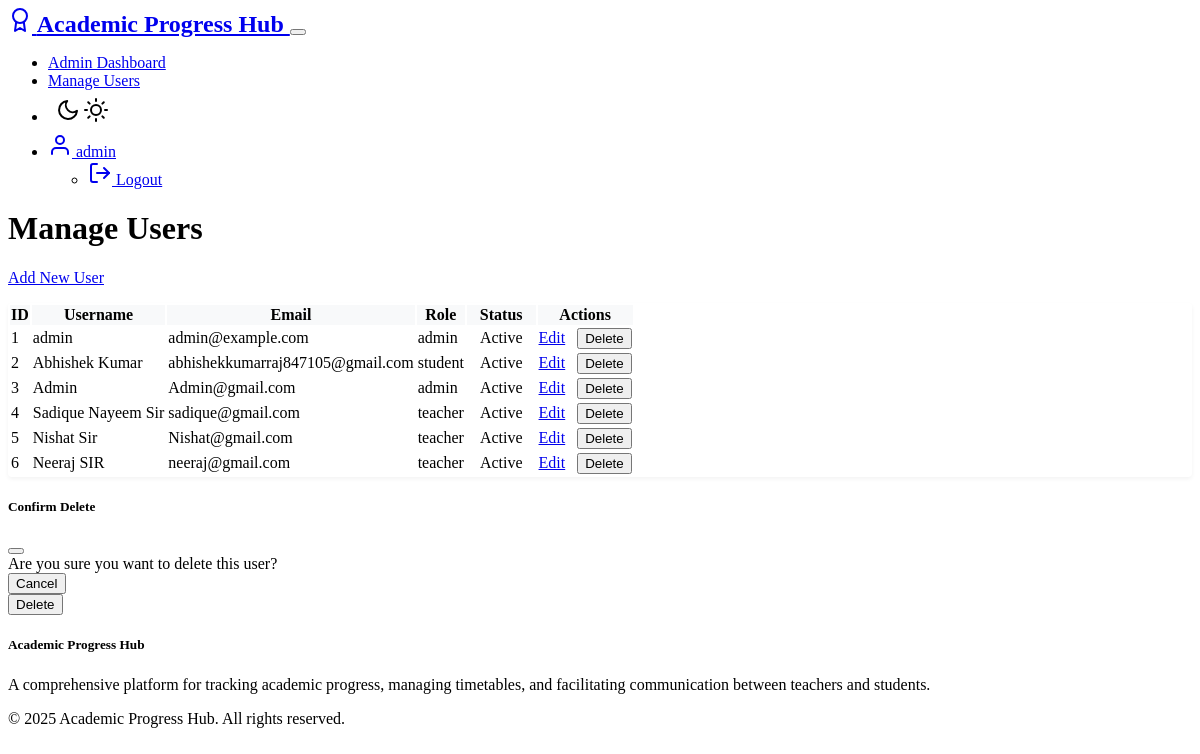
Page /admin/users (signed in) on the committed database.
### models.py (models this page shows, shortened)
class User(UserMixin, db.Model):
    __tablename__ = 'users'
    id = db.Column(db.Integer, primary_key=True)
    username = db.Column(db.String(64), unique=True, nullable=False)
    email = db.Column(db.String(120), unique=True, nullable=False)
    password_hash = db.Column(db.String(256), nullable=False)
    role = db.Column(db.String(10), nullable=False)  # 'admin', 'teacher' or 'student'
    created_at = db.Column(db.DateTime, default=datetime.utcnow)
    is_active = db.Column(db.Boolean, default=True)
    teacher_profile = db.relationship('Teacher', backref='user', uselist=False, cascade='all, delete-orphan')
    student_profile = db.relationship('Student', backref='user', uselist=False, cascade='all, delete-orphan')
    @property
    def is_admin(self):
        return self.role == 'admin'

### routes/admin_routes.py (the view)
    def decorated_function(*args, **kwargs):
        if not current_user.is_authenticated or not current_user.is_admin:
            flash('Access denied: Admin permissions required.', 'danger')
            return redirect(url_for('auth.login'))
        return f(*args, **kwargs)

### app.py (called while the page is built)
@login_manager.user_loader
def load_user(user_id):
    from models import User
    return User.query.get(int(user_id))

### routes/admin_routes.py (called while the page is built)
def admin_required(f):
    def decorated_function(*args, **kwargs):
        if not current_user.is_authenticated or not current_user.is_admin:
            flash('Access denied: Admin permissions required.', 'danger')
            return redirect(url_for('auth.login'))
        return f(*args, **kwargs)
    decorated_function.__name__ = f.__name__
    return login_required(decorated_function)

@admin.route('/users')
@admin_required
def manage_users():
    users = User.query.all()
    return render_template('admin/users.html', users=users)

### templates/admin/users.html (shortened to what this page needs)
{% extends "layout.html" %}
{% block content %}
<div class="container mt-4">
    <div class="d-flex justify-content-between align-items-center mb-4">
        <h1>Manage Users</h1>
        <a href="{{ url_for('admin.add_user') }}" class="btn btn-success">Add New User</a>
    </div>
    <div class="table-responsive">
        <table class="table table-striped">
            <thead>
                <tr>
                    <th>ID</th>
                    <th>Username</th>
                    <th>Email</th>
                    <th>Role</th>
                    <th>Status</th>
                    <th>Actions</th>
                </tr>
            </thead>
            <tbody>
                {% for user in users %}
                <tr>
                    <td>{{ user.id }}</td>
                    <td>{{ user.username }}</td>
                    <td>{{ user.email }}</td>
                    <td>{{ user.role }}</td>
                    <td>
                        <span class="badge {% if user.is_active %}bg-success{% else %}bg-danger{% endif %}">
                            {{ 'Active' if user.is_active else 'Inactive' }}
                        </span>
                    </td>
                    <td>
                        <a href="{{ url_for('admin.edit_user', user_id=user.id) }}" class="btn btn-sm btn-primary">Edit</a>
                        <button class="btn btn-sm btn-danger delete-user" data-user-id="{{ user.id }}">Delete</button>
                    </td>
                </tr>
                {% endfor %}
            </tbody>
        </table>
    </div>
</div>
<div class="modal fade" id="deleteModal" tabindex="-1">
    <div class="modal-dialog">
        <div class="modal-content">
            <div class="modal-header">
                <h5 class="modal-title">Confirm Delete</h5>
                <button type="button" class="btn-close" data-bs-dismiss="modal"></button>
            </div>
            <div class="modal-body">
                Are you sure you want to delete this user?
            </div>
            <div class="modal-footer">
                <button type="button" class="btn btn-secondary" data-bs-dismiss="modal">Cancel</button>
                <form id="deleteForm" method="POST">
                    <button type="submit" class="btn btn-danger">Delete</button>
                </form>
            </div>
        </div>
    </div>
</div>
{% endblock %}

### templates/layout.html (shortened to what this page needs)
<!DOCTYPE html>
<html lang="en" data-bs-theme="dark">
<head>
    <link rel="stylesheet" href="https://cdn.replit.com/agent/bootstrap-agent-dark-theme.min.css">
    <link rel="stylesheet" href="{{ url_for('static', filename='css/style.css') }}">
    {% if current_user.is_authenticated and current_user.role == 'admin' %}
    <link rel="stylesheet" href="{{ url_for('static', filename='css/admin/style.css') }}">
    {% endif %}
</head>
<body class="{% block body_class %}{% endblock %}">
    <nav class="navbar navbar-expand-lg navbar-dark bg-dark mb-4">
        <div class="container">
            <a class="navbar-brand" href="{{ url_for('index') }}">
                <span data-feather="award" class="me-2"></span>
                Academic Progress Hub
            </a>
            <button class="navbar-toggler" type="button" data-bs-toggle="collapse" data-bs-target="#navbarNav">
            </button>
            <div class="collapse navbar-collapse" id="navbarNav">
                <ul class="navbar-nav ms-auto">
                    {% if current_user.is_authenticated %}
                        {% if current_user.role == 'admin' %}
                            <li class="nav-item">
                                <a class="nav-link" href="{{ url_for('admin.admin_dashboard') }}">Admin Dashboard</a>
                            </li>
                            <li class="nav-item">
                                <a class="nav-link" href="{{ url_for('admin.manage_users') }}">Manage Users</a>
                            </li>
                        {% endif %}
                        <li class="nav-item">
                            <button class="nav-link btn theme-toggle px-2" id="themeToggle" title="Toggle Light/Dark Mode">
                                <span data-feather="moon" class="theme-icon-dark d-none"></span>
                                <span data-feather="sun" class="theme-icon-light"></span>
                            </button>
                        </li>
                        <li class="nav-item dropdown">
                            <a class="nav-link dropdown-toggle" href="#" id="userDropdown" role="button" data-bs-toggle="dropdown">
                                <span data-feather="user" class="me-1"></span>
                                {{ current_user.username }}
                            </a>
                            <ul class="dropdown-menu dropdown-menu-end">
                                <li>
                                    <a class="dropdown-item" href="{{ url_for('auth.logout') }}">
                                        <span data-feather="log-out" class="me-1"></span> Logout
                                    </a>
                                </li>
                            </ul>
                        </li>
                    {% endif %}
                </ul>
            </div>
        </div>
    </nav>
    <main class="container my-4">
        {% block content %}{% endblock %}
    </main>
    <footer class="bg-dark text-light py-4 mt-5">
        <div class="container">
            <div class="row">
                <div class="col-md-6">
                    <h5>Academic Progress Hub</h5>
                    <p>A comprehensive platform for tracking academic progress, managing timetables, and facilitating communication between teachers and students.</p>
                </div>
                <div class="col-md-6 text-md-end">
                    <p>&copy; 2025 Academic Progress Hub. All rights reserved.</p>
                </div>
            </div>
        </div>
    </footer>
</body>
</html>

### static/css/style.css (style rules this page uses)
:root { --transition-speed: 0.3s; }
.theme-toggle { background: transparent; border: none; cursor: pointer; padding: 0.5rem; transition: color var(--transition-speed); }
.navbar-brand { font-weight: bold; font-size: 1.5rem; }
body, .card, .chart-container { transition: background-color var(--transition-speed) ease, color var(--transition-speed) ease, border-color var(--transition-speed) ease; }

### static/css/admin/style.css (style rules this page uses)
.table-responsive { margin-top: 1rem; box-shadow: 0 2px 4px rgba(0,0,0,0.05); border-radius: 0.25rem; }
.table th { background-color: #f8f9fa; border-top: none; }
.badge { padding: 0.5em 0.75em; }
.delete-user { margin-left: 0.5rem; }
.modal-content { border-radius: 0.5rem; }

### rows in the picture
User: username "admin", id "1", email "admin@example.com", role "admin", is_active "Active"
User: id "2", username "Abhishek Kumar", email "abhishekkumarraj847105@gmail.com", role "student", is_active "Active"
User: id "3", username "Admin", email "Admin@gmail.com", role "admin", is_active "Active"
User: id "4", username "Sadique Nayeem Sir", email "sadique@gmail.com", role "teacher", is_active "Active"
User: id "5", username "Nishat Sir", email "Nishat@gmail.com", role "teacher", is_active "Active"
User: id "6", username "Neeraj SIR", email "neeraj@gmail.com", role "teacher", is_active "Active"
